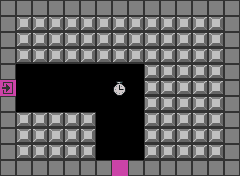

Tiled map render using the project's own tile images. Description and the whole map definition, tile-layer contents included, below:
An orthogonal 15x11 tile map with 16x16 px tiles, 1 tile layer (main).

<map version="1.0" tiledversion="1.0.2" orientation="orthogonal" renderorder="right-down" width="15" height="11" tilewidth="16" tileheight="16" nextobjectid="1">
 <tileset firstgid="1" source="editor.tsx" />
 <layer name="main" width="15" height="11">
  <data encoding="csv">
1,1,1,1,1,1,1,1,1,1,1,1,1,1,1,
1,33,33,33,33,33,33,33,33,33,33,33,33,33,1,
1,33,33,33,33,33,33,33,33,33,33,33,33,33,1,
1,33,33,33,33,33,33,33,33,33,33,33,33,33,1,
1,0,0,0,0,0,0,0,0,33,33,33,33,33,1,
9,0,0,0,0,0,0,43,0,33,33,33,33,33,1,
1,0,0,0,0,0,0,0,0,33,33,33,33,33,1,
1,33,33,33,33,33,0,0,0,33,33,33,33,33,1,
1,33,33,33,33,33,0,0,0,33,33,33,33,33,1,
1,33,33,33,33,33,0,0,0,33,33,33,33,33,1,
1,1,1,1,1,1,1,10,1,1,1,1,1,1,1
</data>
 </layer>
</map>
